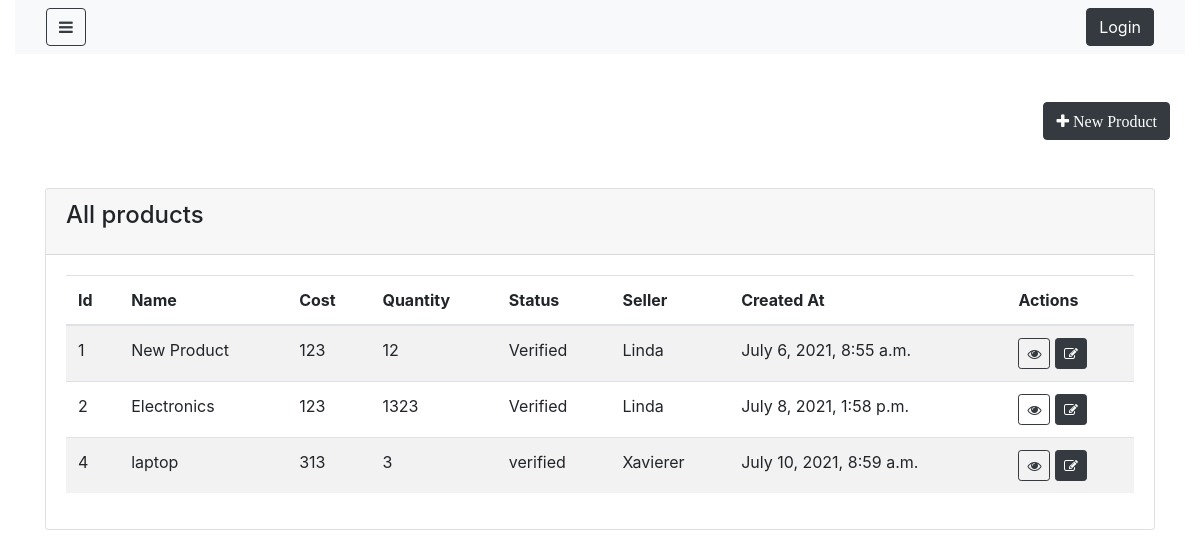
Before: /products/ with the older database file.
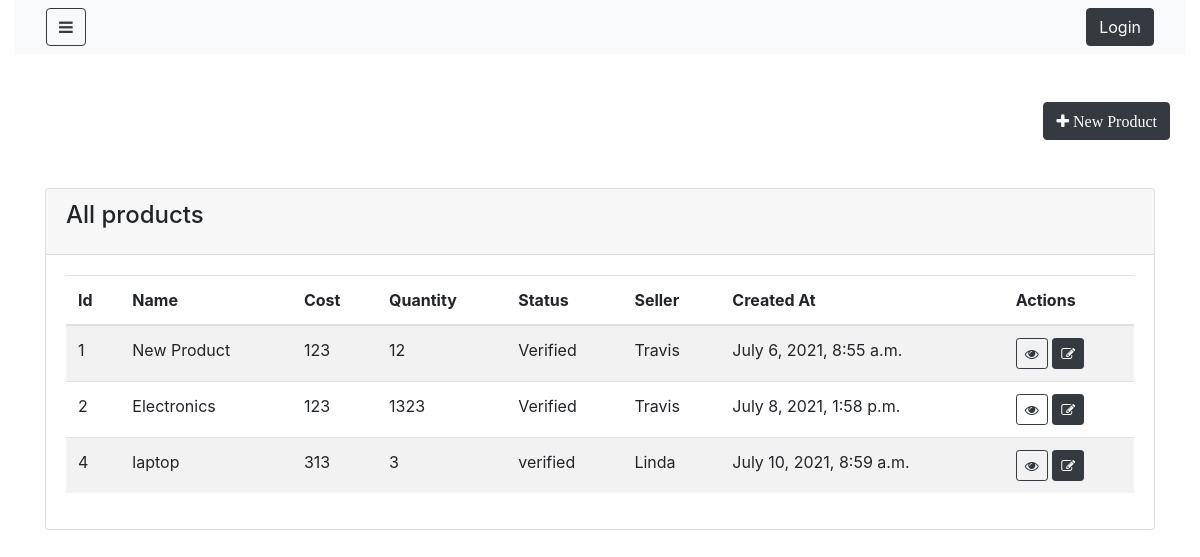
After: the same page with the newer database file.
### shop/models.py (models this page shows, shortened)
class Product(models.Model):
    name=models.CharField(max_length=100, null=False, blank=False)
    cost=models.IntegerField(null= False, blank= False)
    quantity=models.IntegerField(null= False, blank= False)
    description=models.TextField(null=False, blank=False)
    image=models.FileField(upload_to='images')
    featured=models.BooleanField(default=False)
    status=models.CharField(max_length=100, null=False, blank=True, default='Unverified')
    category_id=models.ForeignKey('category',on_delete=models.CASCADE,blank=True,null=True)
    seller_id=models.ForeignKey('seller',on_delete=models.CASCADE,blank=True,null=True)
    created_at=models.DateTimeField(auto_now_add=True)
    updated_at= models.DateTimeField(auto_now_add=True)

class Seller(models.Model):
    name=models.CharField(max_length=100, null=False, blank=False)
    email=models.CharField(max_length=100, null=False, blank=False)
    phone_number=models.IntegerField(null= True, blank= True)
    business_number=models.IntegerField(null= True, blank= True)
    status=models.CharField(max_length=100, null=False, blank=True, default='Unverified')
    external_url=models.CharField(max_length=100, null=True, blank=True)
    password=models.CharField(max_length=100, null=False, blank=False)
    created_at=models.DateTimeField(auto_now_add=True)
    updated_at= models.DateTimeField(auto_now_add=True)
    def __str__(self):
        return self.name

### shop/views.py (the view)
# urls.py: path('products/',ProductList.as_view(),name="Product"),
class ProductList(ListView):
    login_required= True
    model =Product
    template_name= "shop/admin/product_list.html"

### shop/templates/shop/admin/product_list.html (shortened to what this page needs)
{% extends 'shop/admin/layouts/admin_master.html' %}
{% block content %}
<div class="container">
    <div class="row my-5">
        <a href="{% url 'Product_create' %}" class="btn btn-dark ml-auto" >
            <i class ="fa fa-plus" aria-hidden="true"> New Product </i>
        </a>
    </div>
    <div class="row justify-content-center my-5">
        <div class="col-lg-12">
            <div class="card">
                <div class="card-header">
                    <h4 class="card-title">All products</h4>
                </div>
                <div class="card-body">
                    <table class="table table-striped table-hover">
                        <thead>
                            <tr>
                                <th>Id</th>
                                <th>Name</th>
                                <th>Cost</th>
                                <th>Quantity</th>
                                <th>Status</th>
                                <th>Seller</th>
                                <th>Created At</th>
                                <th>Actions</th>
                            </tr>
                        </thead>
                        <tbody>
                            {% for object in object_list %}
                               <tr>
                                   <td>{{object.id}}</td>
                                   <td>{{object.name}}</td>
                                   <td>{{object.cost}}</td>
                                   <td>{{object.quantity}}</td>
                                   <td>{{object.status}}</td>
                                   <td>{{object.seller_id}}</td>
                                   <td>{{object.created_at}}</td>
                                   <td>
                                    <a href="{% url 'product_detail' object.id %}"
                                    class="btn btn-outline-dark btn-sm">
                                     <i class="fa fa-eye"></i>
                                   </a>
                                       <a href="{% url 'product_update' object.id %}"
                                        class="btn btn-dark btn-sm">
                                         <i class="fa fa-edit"></i>
                                       </a>
                                   </td>
                               </tr>
                            {% endfor %}
                        </tbody>
                    </table>
                </div>
            </div>
        </div>
    </div>
</div>
{% endblock %}

Changed rows visible on the page:
changed through a linked row, Product "New Product": seller_id "Linda" → "Travis"
changed through a linked row, Product "Electronics": seller_id "Linda" → "Travis"
changed through a linked row, Product "laptop": seller_id "Xavierer" → "Linda"
